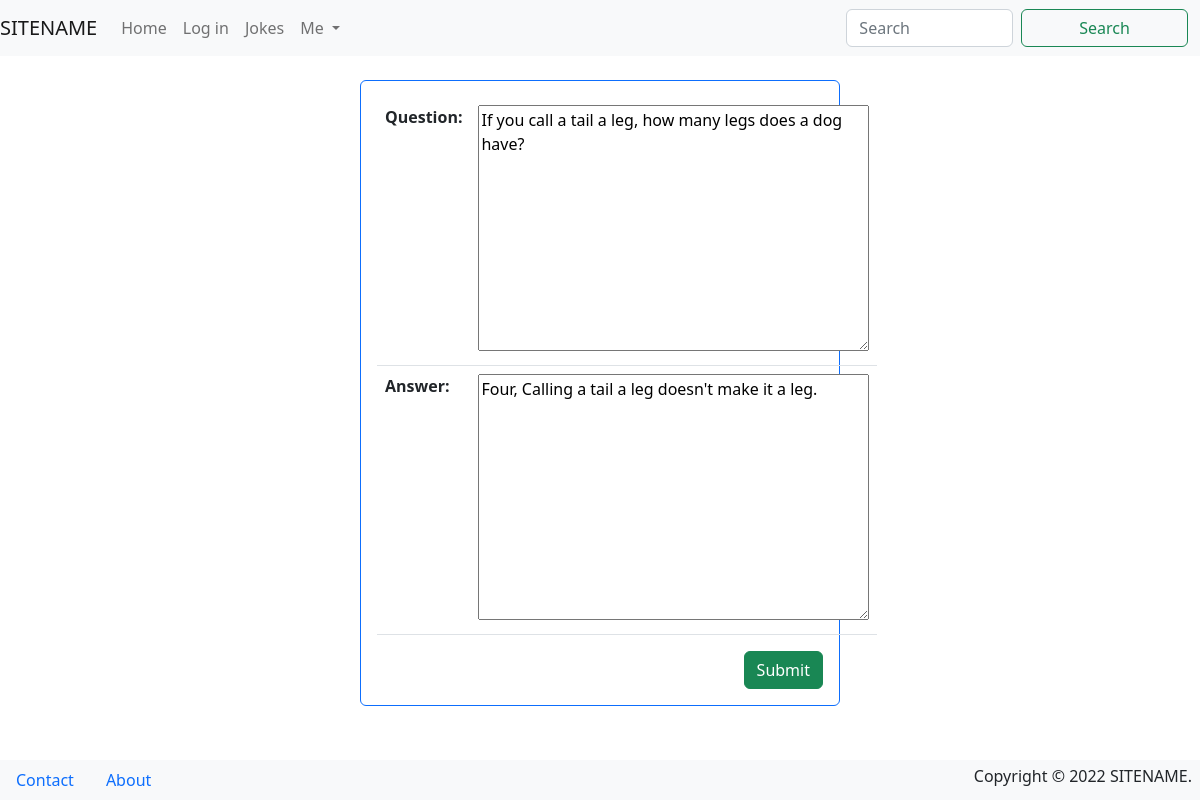
The page /jokes/joke/3/update/ on the database its author committed.
### jokes/models.py (models this page shows, shortened)
class Joke(models.Model):
    question = models.TextField(max_length=200)
    answer = models.TextField(max_length=100, blank = True)
    created = models.DateTimeField(auto_now_add=True)
    updated = models.DateTimeField(auto_now=True)

### jokes/views.py (the view)
# urls.py: path('joke/<int:pk>/update/', JokeUpdateView.as_view(), name='update'),
class JokeUpdateView(UpdateView):
    model = Joke
    fields = ['question', 'answer']

### templates/jokes/joke_form.html (shortened to what this page needs)
{% extends "_base.html" %}
{% block main %}
  <div class="card border-primary m-auto mb-3 p-3"
    style="max-width: 30rem">
    <form method="post">
      <table class="table">
          {{ form.as_table }}
      </table>
      <button class="btn btn-success float-end">Submit</button>
    </form>
  </div>
{% endblock %}

### rows shown on the page
Joke: question "If you call a tail a leg, how many legs does a dog have?", answer "Four, Calling a tail a leg doesn't make it a leg."
